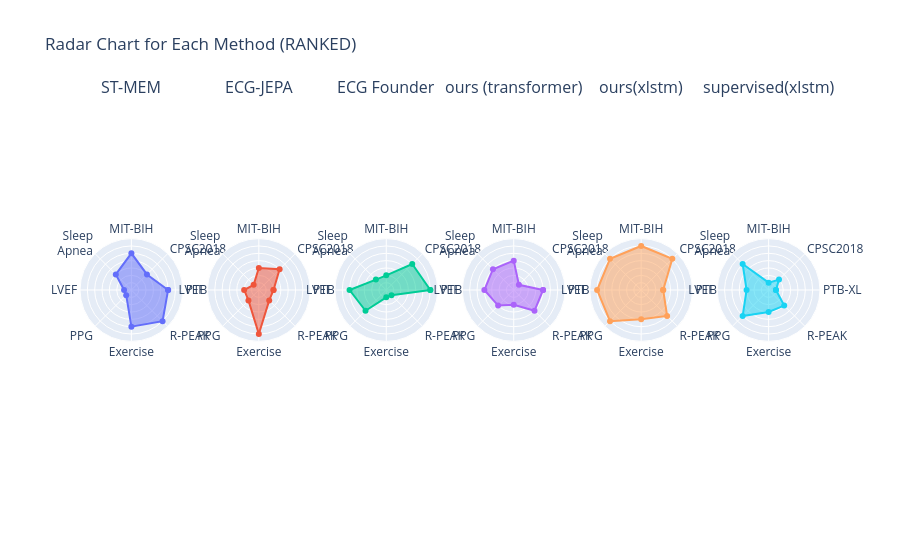

Write notebook code for a chart like this one.
### Code cell
import pandas as pd
from plotly.subplots import make_subplots
import plotly.graph_objects as go

categories_closed = categories + [categories[0]]

fig = go.Figure()
# Plot one radar chart for each method on separate axes (subplots)

num_methods = len(df_ranked)
fig = make_subplots(
    rows=1, cols=num_methods,
    specs=[[{'type': 'polar'}]*num_methods],
    subplot_titles=df_ranked.index.tolist()
)

for i, (idx, row) in enumerate((len(df_ranked) - df_ranked).iterrows()):
    values = row.tolist() + [row.tolist()[0]]  # close the loop
    trace = fig.add_trace(
        go.Scatterpolar(
            r=values,
            theta=categories_closed,
            fill='toself',
            name=idx,
            line=dict(width=2),
            hoverinfo='skip',
        ),
        row=1, col=i+1
    )
    trace.update_polars(
        radialaxis=dict(visible=True, range=[-1, len(df_ranked)], showticklabels=False, showline=False),
        # angularaxis=dict(showticklabels=False)
    )

fig.update_layout(
    showlegend=False,
    title="Radar Chart for Each Method (RANKED)",
)
fig.show()

### Figure 1 — Plotly figure (JSON) as saved in the notebook; plotly's stock layout.template omitted (floating-point values rounded to 4 significant figures)
{"data": [{"fill": "toself", "hoverinfo": "skip", "line": {"width": 2}, "name": "ST-MEM", "r": [4, 2, 4, 2, 0, 0, 4, 5, 4], "subplot": "polar", "theta": ["PTB-XL", "CPSC2018", "MIT-BIH", "Sleep<br>Apnea", "LVEF", "PPG", "Exercise", "R-PEAK", "PTB-XL"], "type": "scatterpolar"}, {"fill": "toself", "hoverinfo": "skip", "line": {"width": 2}, "name": "ECG-JEPA", "r": [1, 3, 2, 0, 1, 1, 5, 1, 1], "subplot": "polar2", "theta": ["PTB-XL", "CPSC2018", "MIT-BIH", "Sleep<br>Apnea", "LVEF", "PPG", "Exercise", "R-PEAK", "PTB-XL"], "type": "scatterpolar"}, {"fill": "toself", "hoverinfo": "skip", "line": {"width": 2}, "name": "ECG Founder", "r": [5, 4, 1, 1, 4, 3, 0, 0, 5], "subplot": "polar3", "theta": ["PTB-XL", "CPSC2018", "MIT-BIH", "Sleep<br>Apnea", "LVEF", "PPG", "Exercise", "R-PEAK", "PTB-XL"], "type": "scatterpolar"}, {"fill": "toself", "hoverinfo": "skip", "line": {"width": 2}, "name": "ours (transformer)", "r": [3, 0, 3, 3, 3, 2, 1, 3, 3], "subplot": "polar4", "theta": ["PTB-XL", "CPSC2018", "MIT-BIH", "Sleep<br>Apnea", "LVEF", "PPG", "Exercise", "R-PEAK", "PTB-XL"], "type": "scatterpolar"}, {"fill": "toself", "hoverinfo": "skip", "line": {"width": 2}, "name": "ours(xlstm)", "r": [2, 5, 5, 5, 5, 5, 3, 4, 2], "subplot": "polar5", "theta": ["PTB-XL", "CPSC2018", "MIT-BIH", "Sleep<br>Apnea", "LVEF", "PPG", "Exercise", "R-PEAK", "PTB-XL"], "type": "scatterpolar"}, {"fill": "toself", "hoverinfo": "skip", "line": {"width": 2}, "name": "supervised(xlstm)", "r": [0, 1, 0, 4, 2, 4, 2, 2, 0], "subplot": "polar6", "theta": ["PTB-XL", "CPSC2018", "MIT-BIH", "Sleep<br>Apnea", "LVEF", "PPG", "Exercise", "R-PEAK", "PTB-XL"], "type": "scatterpolar"}], "layout": {"annotations": [{"font": {"size": 16}, "showarrow": false, "text": "ST-MEM", "x": 0.06944, "xanchor": "center", "xref": "paper", "y": 1, "yanchor": "bottom", "yref": "paper"}, {"font": {"size": 16}, "showarrow": false, "text": "ECG-JEPA", "x": 0.2417, "xanchor": "center", "xref": "paper", "y": 1, "yanchor": "bottom", "yref": "paper"}, {"font": {"size": 16}, "showarrow": false, "text": "ECG Founder", "x": 0.4139, "xanchor": "center", "xref": "paper", "y": 1, "yanchor": "bottom", "yref": "paper"}, {"font": {"size": 16}, "showarrow": false, "text": "ours (transformer)", "x": 0.5861, "xanchor": "center", "xref": "paper", "y": 1, "yanchor": "bottom", "yref": "paper"}, {"font": {"size": 16}, "showarrow": false, "text": "ours(xlstm)", "x": 0.7583, "xanchor": "center", "xref": "paper", "y": 1, "yanchor": "bottom", "yref": "paper"}, {"font": {"size": 16}, "showarrow": false, "text": "supervised(xlstm)", "x": 0.9306, "xanchor": "center", "xref": "paper", "y": 1, "yanchor": "bottom", "yref": "paper"}], "polar": {"domain": {"x": [0, 0.1389], "y": [0, 1]}, "radialaxis": {"range": [-1, 6], "showline": false, "showticklabels": false, "visible": true}}, "polar2": {"domain": {"x": [0.1722, 0.3111], "y": [0, 1]}, "radialaxis": {"range": [-1, 6], "showline": false, "showticklabels": false, "visible": true}}, "polar3": {"domain": {"x": [0.3444, 0.4833], "y": [0, 1]}, "radialaxis": {"range": [-1, 6], "showline": false, "showticklabels": false, "visible": true}}, "polar4": {"domain": {"x": [0.5167, 0.6556], "y": [0, 1]}, "radialaxis": {"range": [-1, 6], "showline": false, "showticklabels": false, "visible": true}}, "polar5": {"domain": {"x": [0.6889, 0.8278], "y": [0, 1]}, "radialaxis": {"range": [-1, 6], "showline": false, "showticklabels": false, "visible": true}}, "polar6": {"domain": {"x": [0.8611, 1], "y": [0, 1]}, "radialaxis": {"range": [-1, 6], "showline": false, "showticklabels": false, "visible": true}}, "showlegend": false, "title": {"text": "Radar Chart for Each Method (RANKED)"}}}
